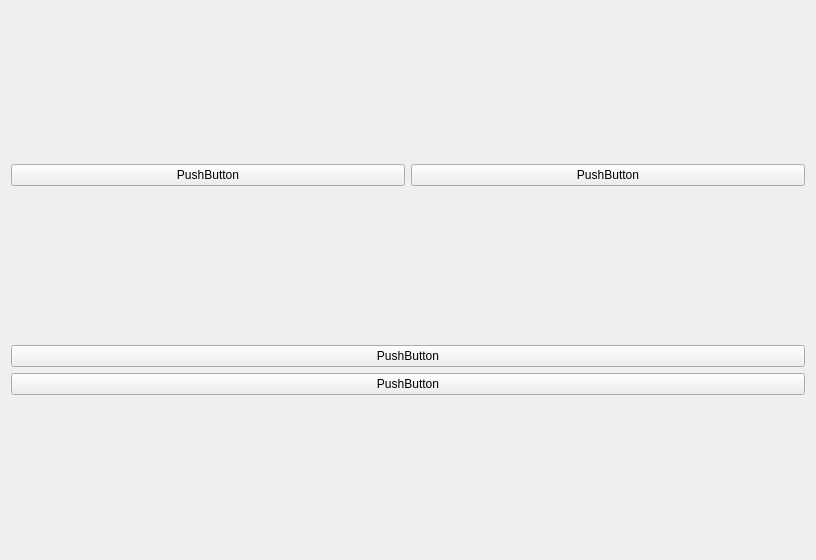
<?xml version="1.0" encoding="UTF-8"?>
<ui version="4.0">
 <class>Form</class>
 <widget class="QWidget" name="Form">
  <property name="geometry">
   <rect>
    <x>0</x>
    <y>0</y>
    <width>816</width>
    <height>560</height>
   </rect>
  </property>
  <property name="windowTitle">
   <string>Form</string>
  </property>
  <layout class="QVBoxLayout" name="verticalLayout_2">
   <item>
    <layout class="QHBoxLayout" name="horizontalLayout">
     <item>
      <widget class="QPushButton" name="pushButton_2">
       <property name="text">
        <string>PushButton</string>
       </property>
      </widget>
     </item>
     <item>
      <widget class="QPushButton" name="pushButton">
       <property name="text">
        <string>PushButton</string>
       </property>
      </widget>
     </item>
    </layout>
   </item>
   <item>
    <layout class="QVBoxLayout" name="verticalLayout">
     <item>
      <widget class="QPushButton" name="pushButton_4">
       <property name="text">
        <string>PushButton</string>
       </property>
      </widget>
     </item>
     <item>
      <widget class="QPushButton" name="pushButton_3">
       <property name="text">
        <string>PushButton</string>
       </property>
      </widget>
     </item>
    </layout>
   </item>
  </layout>
 </widget>
 <resources/>
 <connections/>
</ui>
